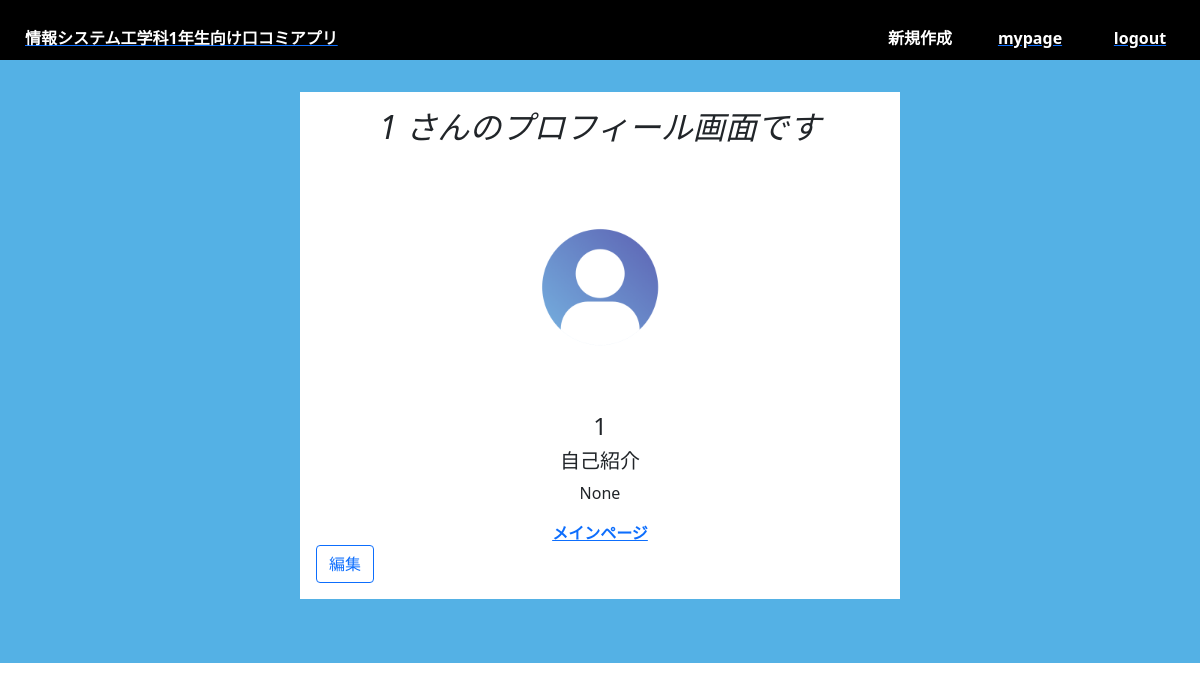
The page /profile/2 (signed in) on the database as committed earlier.
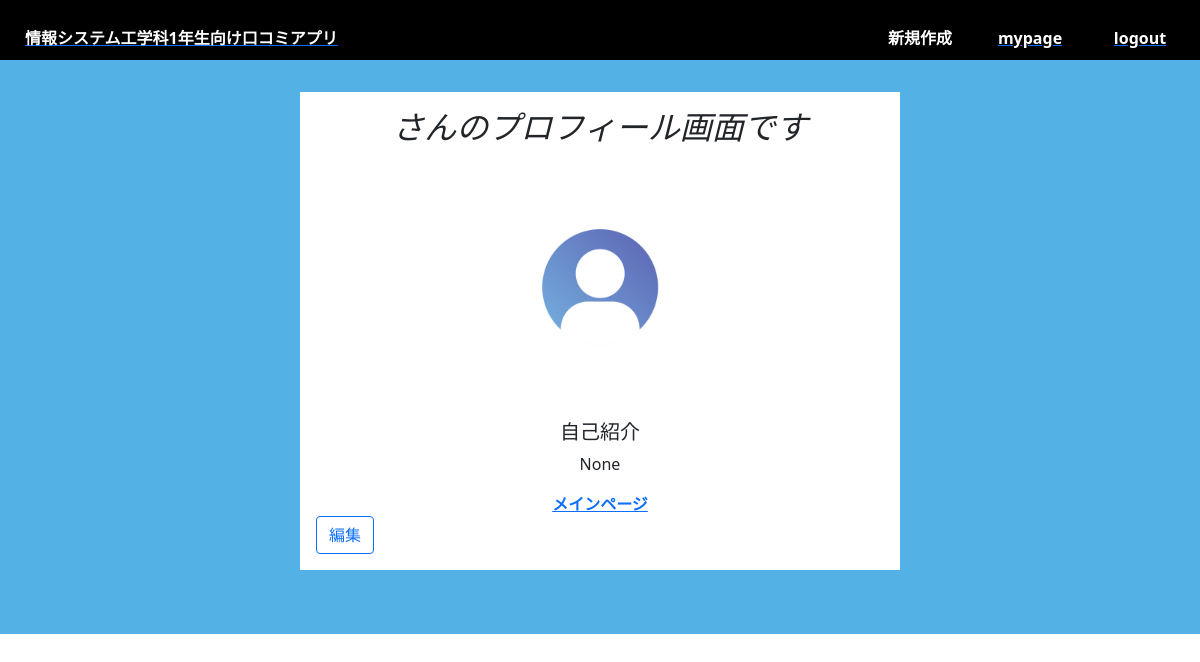
The same page on the database as committed later.
### app.py (models this page shows)
class User(UserMixin, db.Model):
    id = db.Column(db.Integer, primary_key=True)
    email = db.Column(db.String(100), unique=True)
    password = db.Column(db.String(100))
    name = db.Column(db.String(1000))
    userimage = db.Column(db.String(100))
    comment = db.Column(db.String(1000))
    reivews = db.relationship("Review", backref="user",
                            lazy="dynamic", cascade="delete")

### app.py (the view)
@app.route("/profile/<int:user_id>")
@login_required
def profile(user_id):
    user = User.query.get(user_id)
    return render_template("app/profile.html", user=user)

### app.py (called while the page is built)
@login_manager.user_loader
def load_user(user_id):
    return User.query.get(int(user_id))

### templates/app/profile.html (shortened to what this page needs)
<!DOCTYPE html>
<html lang="en">
  <head>
    <link
      rel="stylesheet"
      href="{{ url_for('static', filename='css/style.css') }}"
    />
    <link
      rel="stylesheet"
      href="{{url_for('static', filename='css/profile.css')}}"
    />
    <link
      href="https://cdn.jsdelivr.net/npm/bootstrap@5.0.2/dist/css/bootstrap.min.css"
      rel="stylesheet"
    />
  </head>
  <body>
    {% include "app/header.html" %}
    <div class="wrap">
      <div class="content">
        <h1 class="heading-lv1 text-center">
          {{user.name}} さんのプロフィール画面です
        </h1>
        <figure class="profile-image">
          {% if not current_user.userimage %}
          <img
            src="{{url_for('static', filename='default-image/user.png')}}"
            alt="ユーザ画像"
            width="300"
            height="300"
          />
          {% endif %}
        </figure>
        <h2 class="heading-lv2 text-center">{{user.name}}</h2>
        <h3 class="heading-lv3 text-center">自己紹介</h3>
        <p class="text-center">{{user.comment}}</p>
        <p class="text text-center">
          <a href="{{url_for('index')}}">メインページ</a>
        </p>
        {% if current_user.is_authenticated %}
        <a
          href="{{url_for('profile_edit', user_id=user.id)}}"
          role="button"
          class="btn btn-outline-primary"
          >編集</a
        >
        {% endif %}
      </div>
    </div>
  </body>
</html>

### templates/app/header.html (shortened to what this page needs)
<header style="text-decoration: none">
  <div class="nav-header">
    <a href="{{url_for('index')}}">
      <div class="text" id="btn">情報システム工学科1年生向け口コミアプリ</div>
    </a>
  </div>
  {% if current_user.is_authenticated %}
  <div class="item">
    <div class="text" id="modal-open" style="cursor: pointer">新規作成</div>
      {% include "app/modal.html" %}
  </div>
  {%endif%}  {% if current_user.is_authenticated %}
  <div class="item">
    <a href="{{url_for('profile', user_id=current_user.id)}}">
      <div class="text">mypage</div>
    </a>
  </div>
  {% endif %} {% if current_user.is_authenticated %}
  <div class="item">
    <a href="{{url_for('auth.logout')}}">
      <div class="text">logout</div>
    </a>
  </div>
  {%endif%}
</header>

### templates/app/modal.html (shortened to what this page needs)
<!DOCTYPE html>
<html lang="en">
  <head>
    <link
      href="https://cdn.jsdelivr.net/npm/bootstrap@5.0.2/dist/css/bootstrap.min.css"
      rel="stylesheet"
    />
  </head>
  <body>
  </body>
</html>

### static/css/style.css (style rules this page uses)
* { margin: 0; padding: 0; box-sizing: border-box; }
header { text-decoration: none; display: flex; justify-content: flex-end; background: #000; padding: 5px; }
.nav-header { margin: 5px auto 5px 20px; text-decoration: none; }
.item { width: 100px; height: 40px; margin: 5px; }
.text { line-height: 40px; text-align: center; font-weight: bold; color: white; }
img { width: 600px; height: 400px; margin: 50px; }

### static/css/profile.css (style rules this page uses)
* { margin: 0; padding: 0; box-sizing: border-box; }
.wrap { padding: 32px 0 64px; background-color: #54b1e5; }
.content { width: 100%; top: 0; max-width: 600px; margin: 0 auto; padding: 16px; background-color: #fff; }
.heading-lv1 { font-size: 32px; font-style: italic; }
.heading-lv3 { font-size: 20px; }
.text { margin: 16px 0 0; font-size: 16px; line-height: 1.5; }
.text-center { text-align: center; }
.profile-image { margin: 16px 0 0; text-align: center; }
.profile-image img { width: 150px; height: auto; border-radius: 50%; }
a { color: #3f82a8; }

Rows that differ between the two databases and show on the page:
changed User "None": name "1" → (not shown)
